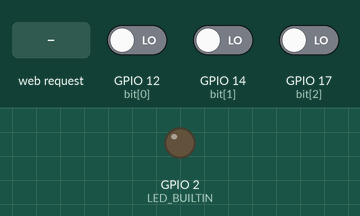
This sketch was run on a simulated ESP32. On the bench: output pins drawn as LEDs (lit = HIGH). The inputs (shaded band) are chosen by the test bench; at power-on: GPIO 12 (bit[0]) LOW, GPIO 14 (bit[1]) LOW, GPIO 17 (bit[2]) LOW. What the sketch prints to the serial monitor is not drawn.

Above: at 1.2 s.
1.3 s: HTTP request GET /on received
At 1.9 s:
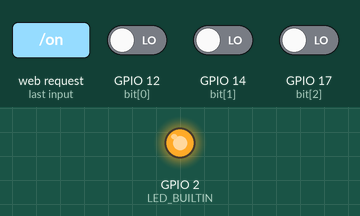
2.8 s: HTTP request GET /off received
At 4.2 s:
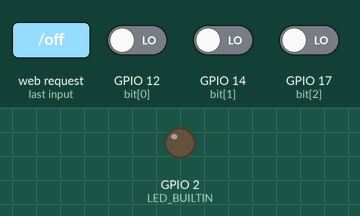
Timing chart, 0 to 5.8 s (numbered marks = the images above; inputs shaded):
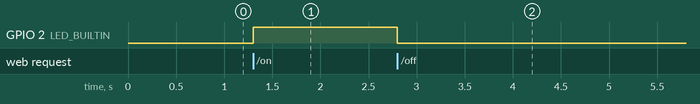

The sketch:

Server_32.ino
```cpp
#include "WiFi.h"
#include "ESPAsyncWebServer.h"
#include <Wire.h>
#include <math.h>
#define LED_BUILTIN 2

int bit[3] = {12,14,17};
int val = -1;
const char* ssid = "";
const char* password = "";
const char* PARAM_INPUT_1 = "input1";
String msg="0";

AsyncWebServer server(80);
const char index_html[] PROGMEM = R"rawliteral(
<!DOCTYPE HTML><html>
  <head>
    <title>ESP Pushbutton Web Server</title>
    <meta name="viewport" content="width=device-width, initial-scale=1">
    <style>
      body { font-family: Arial; text-align: center; margin:0px auto; padding-top: 30px;}
      .button {
        padding: 10px 20px;
        font-size: 24px;
        text-align: center;
        outline: none;
        color: #fff;
        background-color: #2f4468;
        border: none;
        border-radius: 5px;
        box-shadow: 0 6px #999;
        cursor: pointer;
        -webkit-touch-callout: none;
        -webkit-user-select: none;
        -khtml-user-select: none;
        -moz-user-select: none;
        -ms-user-select: none;
        user-select: none;
        -webkit-tap-highlight-color: rgba(0,0,0,0);
      }
      .button:hover {background-color: #1f2e45}
      .button:active {
        background-color: #1f2e45;
        box-shadow: 0 4px #666;
        transform: translateY(2px);
      }
    </style>
  </head>
  <body>
    <h1>ESP Pushbutton Web Server</h1>
    <button class="button" onmousedown="toggleCheckbox('on');" ontouchstart="toggleCheckbox('on');" onmouseup="toggleCheckbox('off');" ontouchend="toggleCheckbox('off');">Start</button>
    <h2>Decimal Value: </h2>
    <p> Decimal: <span id="decimal"> </span> </p>

   <script>
   function toggleCheckbox(x) {
     var xhr = new XMLHttpRequest();
     xhr.open("GET", "/" + x, true);
     xhr.send();
   }
  </script>
  </body>
</html>)rawliteral";

void notFound(AsyncWebServerRequest *request) {
  request->send(404, "text/plain", "Not found");
}

void setup(){

  Serial.begin(115200);
  pinMode(LED_BUILTIN, OUTPUT);
  pinMode(bit[0], INPUT);
  pinMode(bit[1], INPUT);
  pinMode(bit[2], INPUT);
  Serial.println();
  Serial.print("Setting AP (Access Point)…");
  WiFi.softAP(ssid, password);
  IPAddress IP = WiFi.softAPIP();
  Serial.print("AP IP address: ");
  Serial.println(IP);
  digitalWrite(LED_BUILTIN,LOW);
  server.on("/", HTTP_GET, [](AsyncWebServerRequest *request){
    request->send_P(200, "text/html", index_html);
  });
  server.on("/click", HTTP_GET, [](AsyncWebServerRequest *request){
    request->send(200, "text/plain", msg);
  });
 server.on("/decimal", HTTP_GET, [](AsyncWebServerRequest *request){
  request->send(200, "text/plain", String(val));
  });
  server.on("/",[](AsyncWebServerRequest *request){
    String page= "<h2>Decimal value is:</h2> <h2>"+String(val)+"</h2>";
    request->send(200, "text/html",page);
  });
  server.on("/on", HTTP_GET, [] (AsyncWebServerRequest *request) {
    digitalWrite(LED_BUILTIN, HIGH);
    msg="READ";
    request->send(200, "text/plain", "ok");
  });
  server.on("/off", HTTP_GET, [] (AsyncWebServerRequest *request) {
    digitalWrite(LED_BUILTIN, LOW);
    msg="NOT READ";
    request->send(200, "text/plain", "ok");
  });
  server.onNotFound(notFound);
  server.begin();
}
int getdigit(){
  int decimal = 0;
  for(int i = 0;i<3;i++){
    if (digitalRead(bit[i]) == HIGH) decimal += pow(2,i);
  }
  return decimal;
}
void loop(){
  if(msg=="READ"){
    digitalWrite(LED_BUILTIN,HIGH);
      val = getdigit();
      Serial.print(val);
      delay(4000);
  }
  else {
    val=0;

    digitalWrite(LED_BUILTIN,LOW);
  }
}
```

Measured:
- after the input at 1.3 s, GPIO 2 (LED_BUILTIN): LOW → HIGH at once
- after the input at 2.8 s, GPIO 2 (LED_BUILTIN): HIGH → LOW at once
